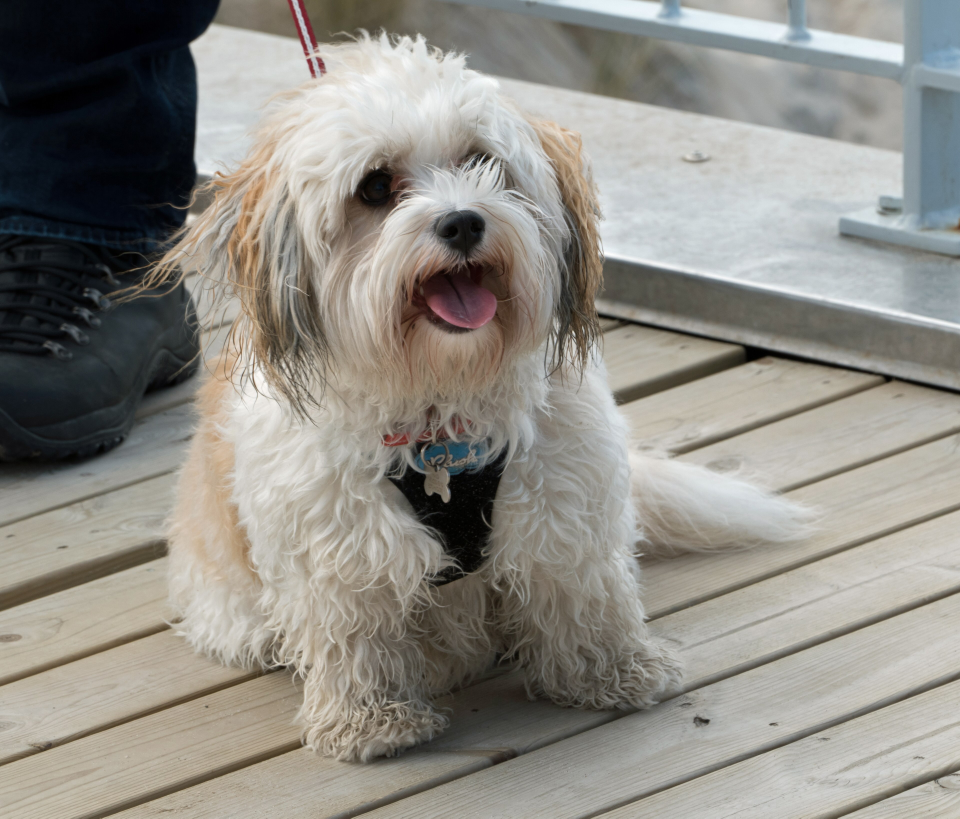
#> input picture input_photos/examples/beachdog.jpg, 3840 x 3274 px (shown at 1/4 size)
$ python process_image.py ../../input_photos/examples/beachdog.jpg out --format dark
#> lines starting #> are read from the running program, lines starting #| are printed output that depends on the picture
"""Turn one uploaded image into the files the buyer picked.

    python3 process_image.py input.jpg OUTPUT_DIR --format dark --format procreate

Formats: dark, light, palette, contour, palette_pdf, procreate.

MOCK: produces placeholder variations with Pillow so the pipeline can be
tested end to end. Replace the make_* functions with the real color-by-number
logic (see cbn/ in the repo root, which the Docker image copies to /app/cbn).

Contract with the Node server:
- write every output file into OUTPUT_DIR, plus OUTPUT_DIR/manifest.json:
  [{"file": "dark-numbered.pdf", "label": "...", "format": "dark"}, ...]
- print "PROGRESS <0-100> <message>" lines on stdout as work advances
- exit 0 on success; on failure exit non-zero with the reason on stderr
"""

import argparse
import colorsys
import json
import sys
import zipfile
from pathlib import Path

from PIL import Image, ImageDraw, ImageEnhance, ImageFilter, ImageFont, ImageOps

# Refuse decompression bombs: ~40 MP is plenty for a print and keeps RAM bounded.
Image.MAX_IMAGE_PIXELS = 40_000_000
# Largest side kept; JPEG draft mode decodes at reduced size, so huge photos
# never get fully expanded in memory.
MAX_SIDE = 3000
PALETTE_SIZE = 12

FORMATS = {
    "dark": "Dark Numbered Version",
    "light": "Light Numbered Version",
    "palette": "Palette Numbered Version",
    "contour": "Contour/Outline Version (Unnumbered)",
    "palette_pdf": "Digital + Printable Color Palette",
    "procreate": "Color Palette for Procreate",
}


def progress(pct: int, message: str) -> None:
    print(f"PROGRESS {pct} {message}", flush=True)


def load(path: Path) -> Image.Image:
    with Image.open(path) as img:
#> img is the input picture: PIL image 3840x3274 RGB; mean R, G, B 142.9, 140.2, 133.4
        img.draft("RGB", (MAX_SIDE, MAX_SIDE))
        img = ImageOps.exif_transpose(img)
        img.thumbnail((MAX_SIDE, MAX_SIDE))
#> img: PIL image 3000x2558 RGB
        return img.convert("RGB")


def extract_palette(img: Image.Image) -> list[tuple[int, int, int]]:
    small = img.copy()
    small.thumbnail((400, 400))
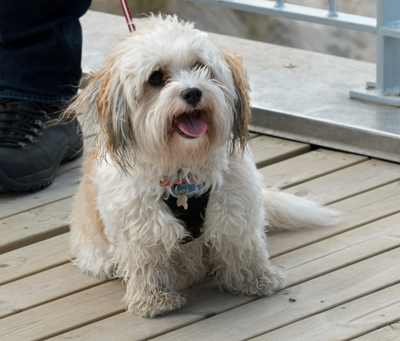
#> small: PIL image 400x341 RGB; mean R, G, B 142.8, 140.1, 133.3
    quant = small.quantize(colors=PALETTE_SIZE, method=Image.Quantize.MEDIANCUT)
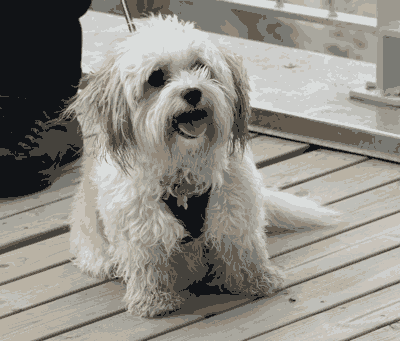
#> quant: PIL image 400x341 P; mean R, G, B 143.5, 140.8, 133.6
    flat = quant.getpalette()[: PALETTE_SIZE * 3]
#> flat = 36 values, max 221 at index 1, min 17 at index 33, mean 143.8
    return [tuple(flat[i : i + 3]) for i in range(0, len(flat), 3)]


def stamp(img: Image.Image, text: str) -> Image.Image:
    """Label mock output so nobody mistakes it for the real thing."""
    draw = ImageDraw.Draw(img)
    font = ImageFont.load_default(size=max(16, img.width // 30))
    draw.rectangle((0, 0, img.width, font.size * 2), fill="white")
    draw.text((font.size // 2, font.size // 2), f"MOCK - {text}", fill="black", font=font)
    return img


def save_pdf_and_png(img: Image.Image, out_dir: Path, stem: str, key: str) -> list[dict]:
    img.save(out_dir / f"{stem}.png", optimize=True)
    img.save(out_dir / f"{stem}.pdf", "PDF", resolution=150)
    label = FORMATS[key]
    return [
        {"file": f"{stem}.pdf", "label": f"{label} (PDF)", "format": key},
        {"file": f"{stem}.png", "label": f"{label} (PNG)", "format": key},
    ]


def make_dark(img, palette, out_dir):
    out = ImageOps.posterize(ImageEnhance.Brightness(img).enhance(0.55), 3)
    return save_pdf_and_png(stamp(out, FORMATS["dark"]), out_dir, "dark-numbered", "dark")


def make_light(img, palette, out_dir):
    out = Image.blend(ImageOps.posterize(img, 3), Image.new("RGB", img.size, "white"), 0.65)
    return save_pdf_and_png(stamp(out, FORMATS["light"]), out_dir, "light-numbered", "light")


# [42 lines left out: functions make_palette_version, make_contour, make_palette_sheet, make_procreate, not called in this run]


MAKERS = {
    "dark": make_dark,
    "light": make_light,
    "palette": make_palette_version,
    "contour": make_contour,
    "palette_pdf": make_palette_sheet,
    "procreate": make_procreate,
}


def run(input_path: Path, out_dir: Path, formats: list[str]) -> None:
    out_dir.mkdir(parents=True, exist_ok=True)
    progress(5, "Reading your photo")
    img = load(input_path)
    progress(15, "Finding the color palette")
    palette = extract_palette(img)
#> palette = [(218, 221, 220), (205, 206, 204), (200, 195, 186), (190, 190, 184), (185, 178, 164), (169, 167, 158), (156, 152, 142), (146, 136, 122), (122, 122, 116), (100, 91, 79), (69, 66, 60), (17, 19, 22)]

    manifest = []
    for i, key in enumerate(formats):
        progress(15 + 80 * i // len(formats), f"Creating {FORMATS[key]}")
        manifest += MAKERS[key](img, palette, out_dir)
#> this loop made 1 pass
#> pass 1, in make_dark, `out = ImageOps.posterize(ImageEnhance.Brightness(img).enhance(0.55), 3)`:
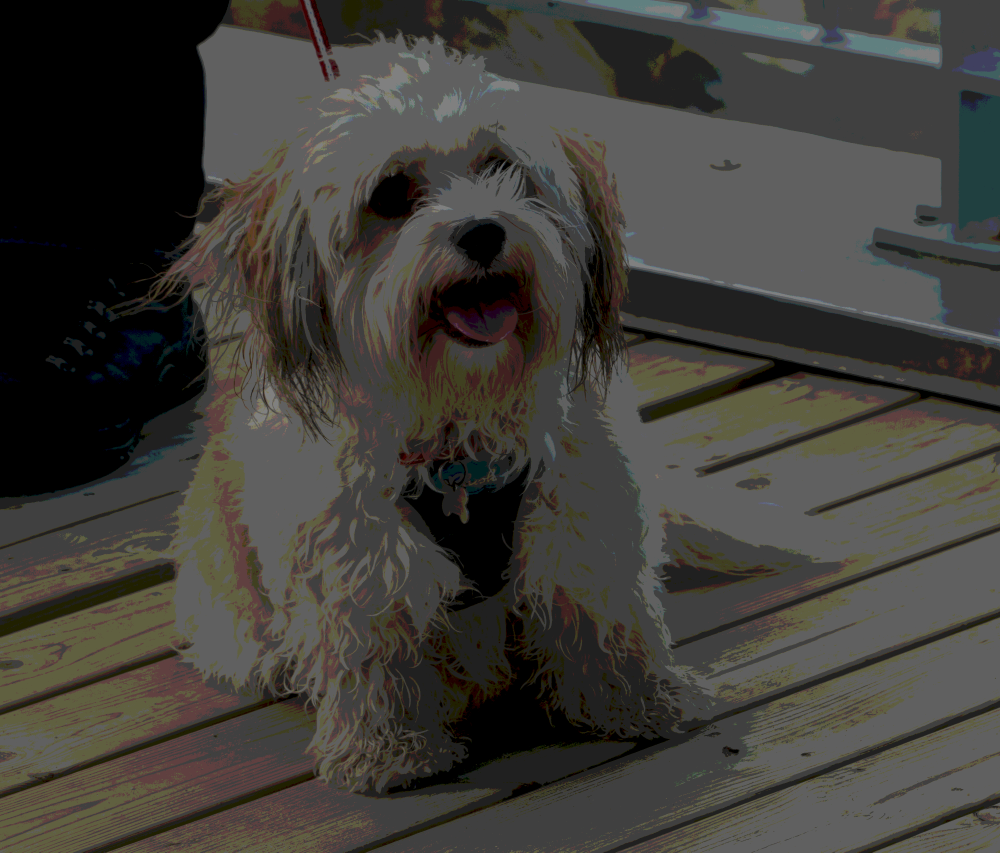
#> out: PIL image 3000x2558 RGB (shown at 1/3 size); mean R, G, B 64.2, 62.1, 57.2
#> pass 1, in save_pdf_and_png, `img.save(out_dir / f"{stem}.png", optimize=True)`:
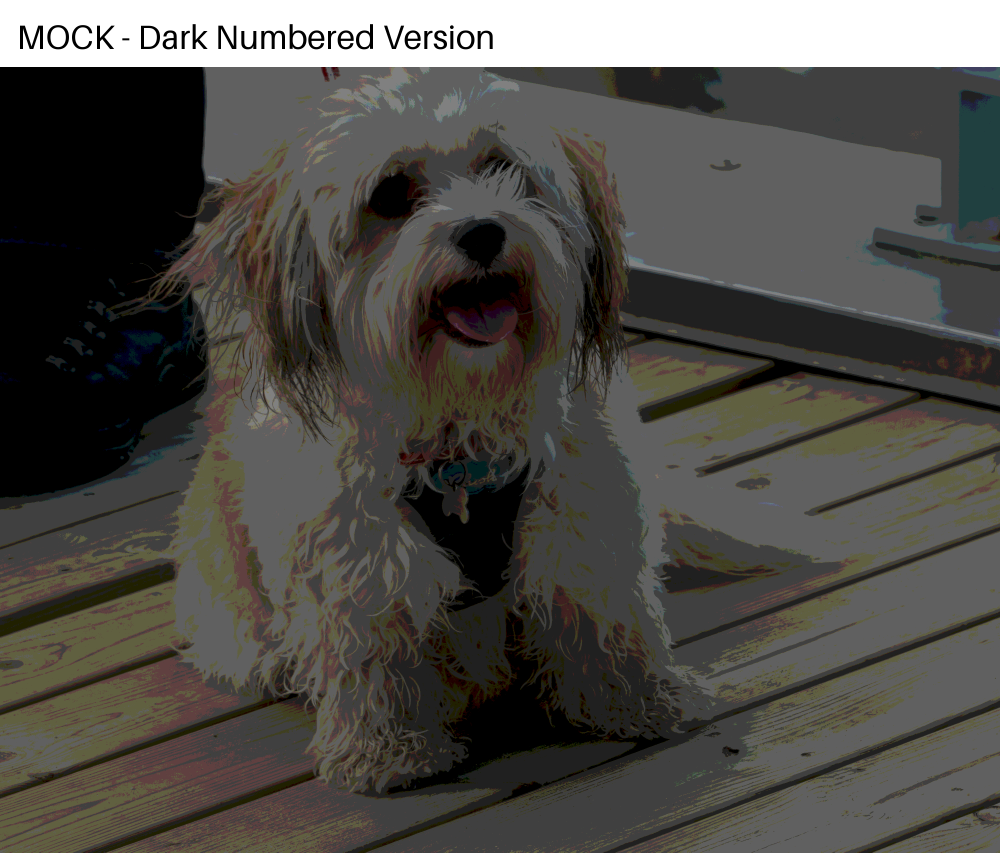
#> saved as dark-numbered.png: PIL image 3000x2558 RGB (shown at 1/3 size); mean R, G, B 79.1, 76.9, 72.2

    (out_dir / "manifest.json").write_text(json.dumps(manifest))
    progress(100, "Done")


def main(argv=None) -> int:
    p = argparse.ArgumentParser(description=__doc__, formatter_class=argparse.RawDescriptionHelpFormatter)
    p.add_argument("input", type=Path)
    p.add_argument("output_dir", type=Path)
    p.add_argument("--format", dest="formats", action="append", choices=FORMATS, required=True)
    args = p.parse_args(argv)
    formats = list(dict.fromkeys(args.formats))  # dedupe, keep order
    try:
        run(args.input, args.output_dir, formats)
    except Exception as exc:  # report any failure to the Node side
        print(f"{type(exc).__name__}: {exc}", file=sys.stderr)
        return 1
    return 0


if __name__ == "__main__":
    sys.exit(main())
#> (the program exits here)

$ run again, on input_photos/examples/bulldog.jpg
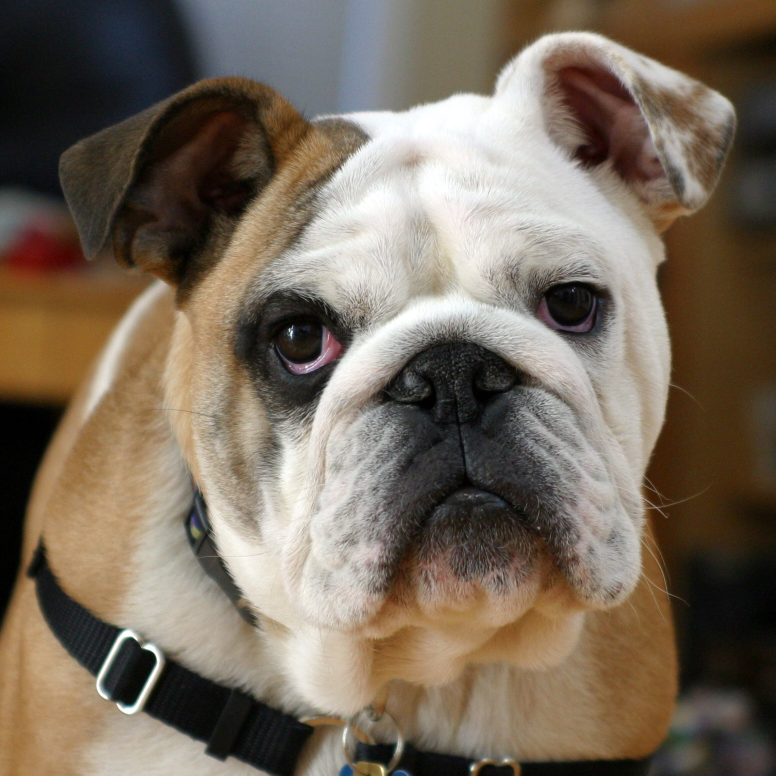
#> input picture input_photos/examples/bulldog.jpg, 1552 x 1551 px (shown at 1/2 size)
#> in load, img is the input picture: PIL image 1552x1551 RGB; mean R, G, B 120.2, 107.4, 92.6
#> in extract_palette, `quant = small.quantize(colors=PALETTE_SIZE, method=Image.Quantize.MEDI..`:
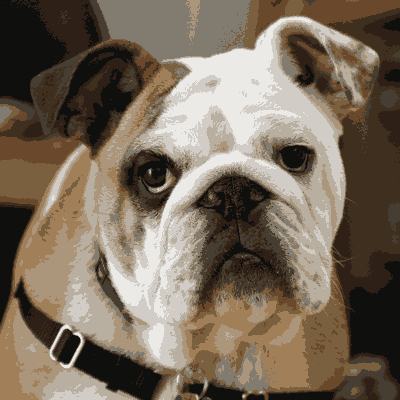
#> quant: PIL image 400x400 P; mean R, G, B 120.8, 107.2, 91.5
#> flat = 36 values, max 235 at index 0, min 14 at index 35, mean 110.8
#> palette = [(235, 234, 230), (209, 205, 198), (185, 175, 160), (171, 149, 123), (161, 128, 89), (130, 123, 112), (123, 96, 64), (105, 72, 43), (71, 62, 51), (62, 47, 31), (46, 32, 23), (15, 15, 14)]
#> the loop in run, `for i, key in enumerate(formats):` made 1 pass
#> pass 1, in save_pdf_and_png, `img.save(out_dir / f"{stem}.png", optimize=True)`:
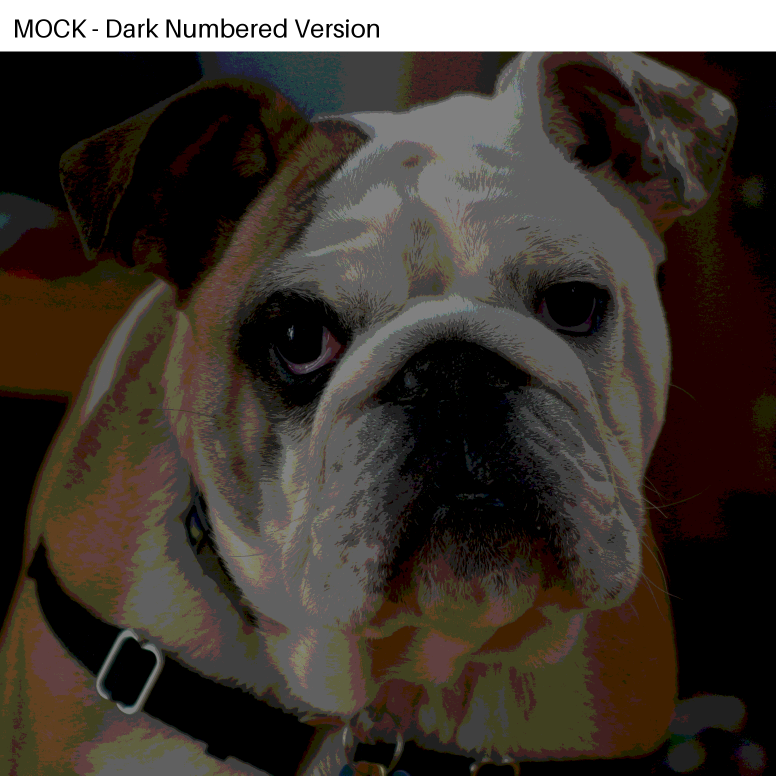
#> saved as dark-numbered.png: PIL image 1552x1551 RGB (shown at 1/2 size); mean R, G, B 65.2, 57.4, 50.2

$ run again, on input_photos/examples/corgi.jpg
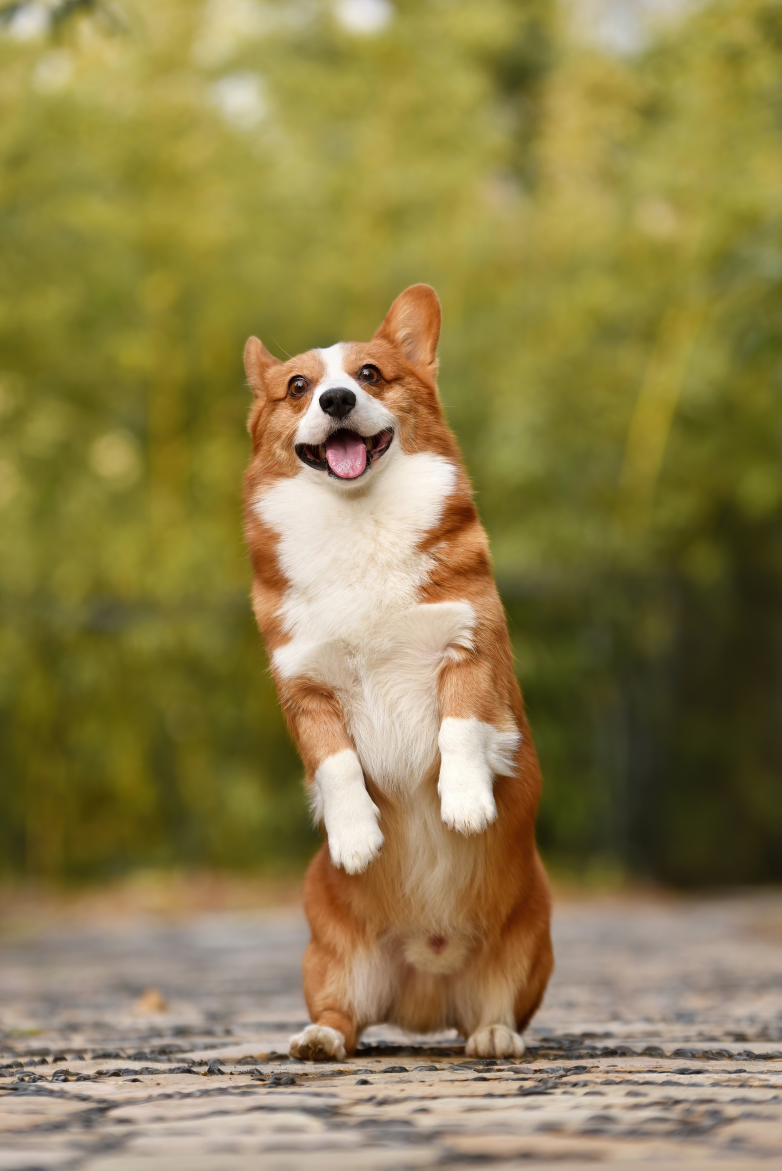
#> input picture input_photos/examples/corgi.jpg, 3126 x 4682 px (shown at 1/4 size)
#> in load, img is the input picture: PIL image 3126x4682 RGB; mean R, G, B 141.6, 127.5, 76.4
#> img: PIL image 2003x3000 RGB
#> in extract_palette, `quant = small.quantize(colors=PALETTE_SIZE, method=Image.Quantize.MEDI..`:
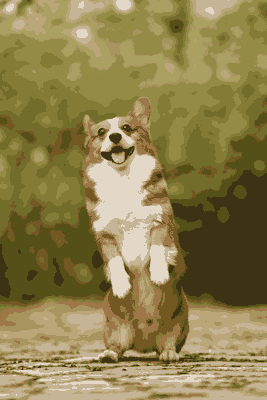
#> quant: PIL image 267x400 P; mean R, G, B 141.8, 128.2, 76.7
#> flat = 36 values, max 227 at index 0, min 20 at index 35, mean 119.9
#> palette = [(227, 215, 199), (197, 181, 150), (186, 166, 120), (170, 160, 97), (168, 148, 94), (148, 139, 70), (157, 119, 72), (132, 123, 55), (114, 109, 43), (116, 88, 35), (84, 80, 23), (61, 51, 20)]
#> the loop in run, `for i, key in enumerate(formats):` made 1 pass
#> pass 1, in save_pdf_and_png, `img.save(out_dir / f"{stem}.png", optimize=True)`:
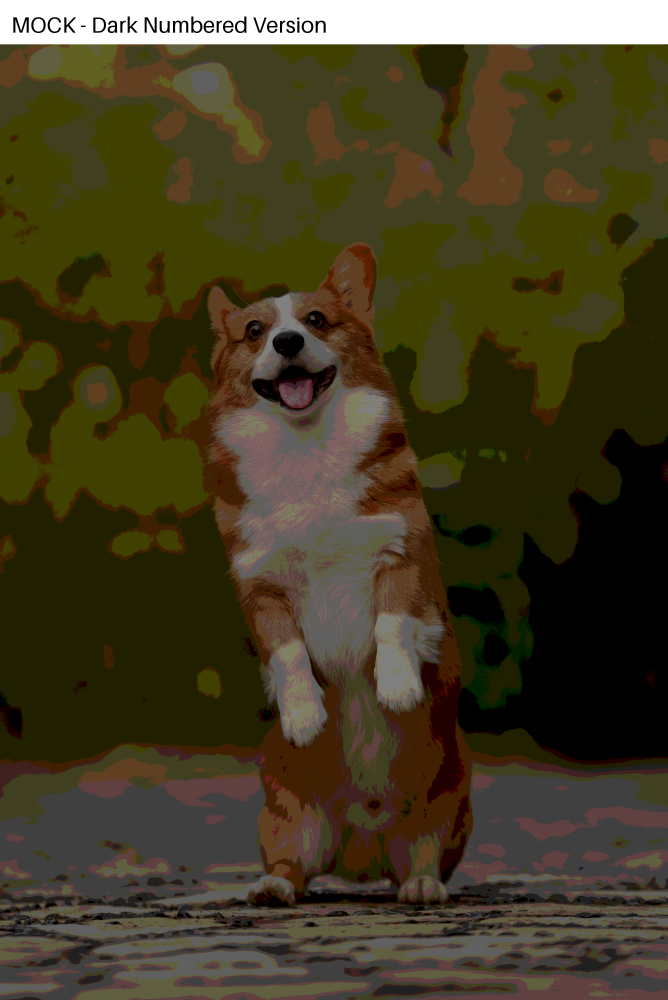
#> saved as dark-numbered.png: PIL image 2003x3000 RGB (shown at 1/3 size); mean R, G, B 68.4, 61.2, 35.3

$ run again, on input_photos/examples/couple.jpg
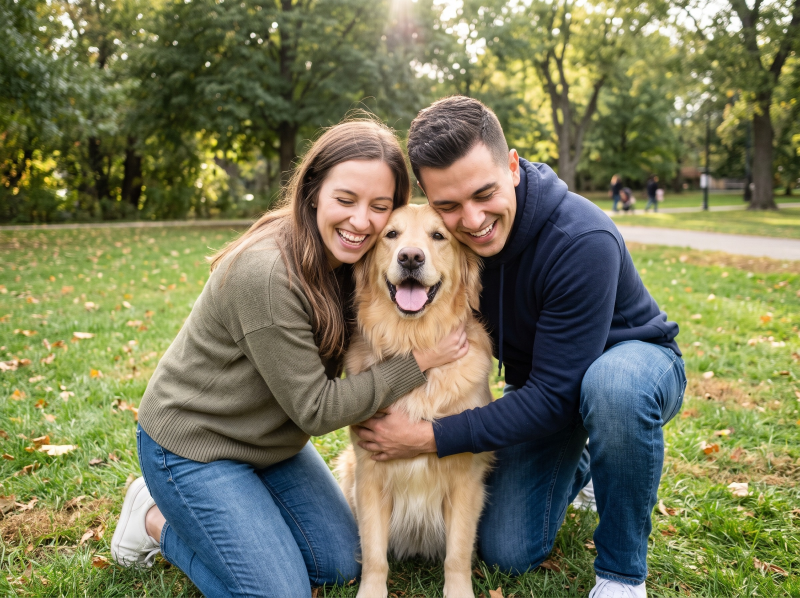
#> input picture input_photos/examples/couple.jpg, 2400 x 1792 px (shown at 1/3 size)
#> in load, img is the input picture: PIL image 2400x1792 RGB; mean R, G, B 119.6, 120.9, 89.2
#> in extract_palette, `quant = small.quantize(colors=PALETTE_SIZE, method=Image.Quantize.MEDI..`:
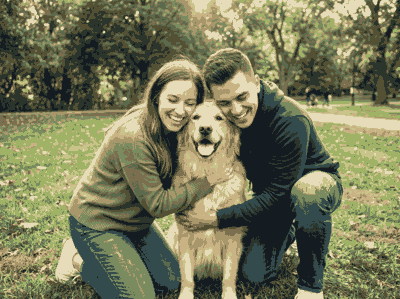
#> quant: PIL image 400x299 P; mean R, G, B 119, 121.4, 88.5
#> flat = 36 values, max 230 at index 0, min 21 at index 33, mean 114.8
#> palette = [(230, 220, 186), (200, 196, 138), (201, 179, 132), (159, 178, 101), (168, 151, 107), (122, 139, 95), (124, 111, 80), (91, 106, 76), (83, 80, 52), (52, 75, 77), (43, 53, 44), (21, 28, 33)]
#> the loop in run, `for i, key in enumerate(formats):` made 1 pass
#> pass 1, in save_pdf_and_png, `img.save(out_dir / f"{stem}.png", optimize=True)`:
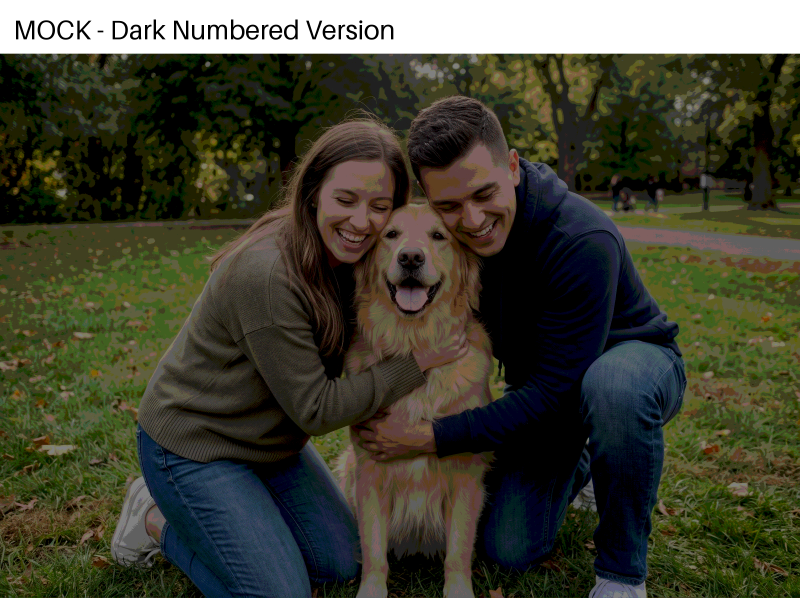
#> saved as dark-numbered.png: PIL image 2400x1792 RGB (shown at 1/3 size); mean R, G, B 66.5, 66.9, 51.6
